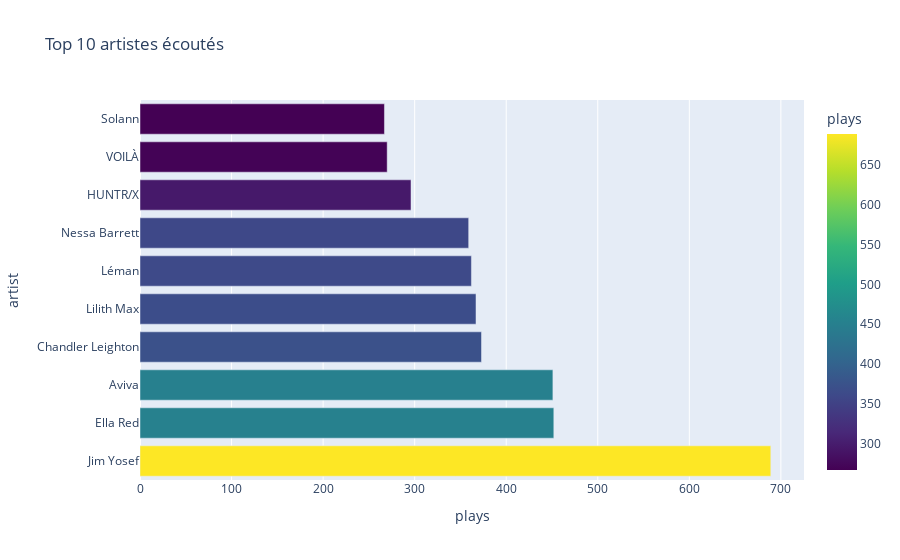

Notebook source saved alongside this figure:
### Code cell
artist_counts = df["artist"].value_counts().reset_index()
artist_counts.columns = ["artist", "plays"]
fig = px.bar(
    artist_counts.head(10),
    x="plays",
    y="artist",
    orientation="h",
    title="Top 10 artistes écoutés",
    color="plays",
    color_continuous_scale="viridis"
)
fig.show()

### Figure 1 — Plotly figure (JSON) as saved in the notebook; plotly's stock layout.template omitted (floating-point values rounded to 4 significant figures)
{"data": [{"hovertemplate": "plays=%{marker.color}<br>artist=%{y}<extra></extra>", "legendgroup": "", "marker": {"color": [689, 452, 451, 373, 367, 362, 359, 296, 270, 267], "coloraxis": "coloraxis", "pattern": {"shape": ""}}, "name": "", "orientation": "h", "showlegend": false, "textposition": "auto", "type": "bar", "x": [689, 452, 451, 373, 367, 362, 359, 296, 270, 267], "xaxis": "x", "y": ["Jim Yosef", "Ella Red", "Aviva", "Chandler Leighton", "Lilith Max", "Léman", "Nessa Barrett", "HUNTR/X", "VOILÀ", "Solann"], "yaxis": "y"}], "layout": {"barmode": "relative", "coloraxis": {"colorbar": {"title": {"text": "plays"}}, "colorscale": [[0, "#440154"], [0.1111, "#482878"], [0.2222, "#3e4989"], [0.3333, "#31688e"], [0.4444, "#26828e"], [0.5556, "#1f9e89"], [0.6667, "#35b779"], [0.7778, "#6ece58"], [0.8889, "#b5de2b"], [1, "#fde725"]]}, "legend": {"tracegroupgap": 0}, "title": {"text": "Top 10 artistes écoutés"}, "xaxis": {"anchor": "y", "domain": [0, 1], "title": {"text": "plays"}}, "yaxis": {"anchor": "x", "domain": [0, 1], "title": {"text": "artist"}}}}
